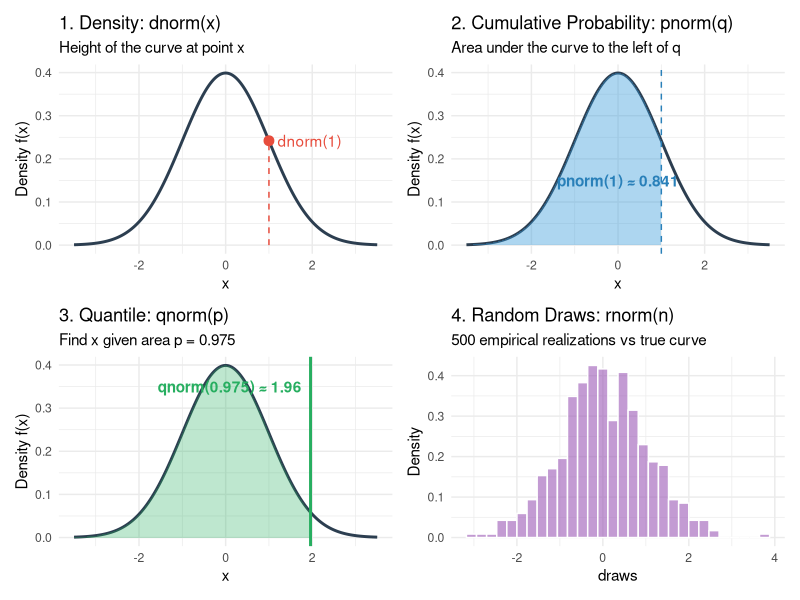
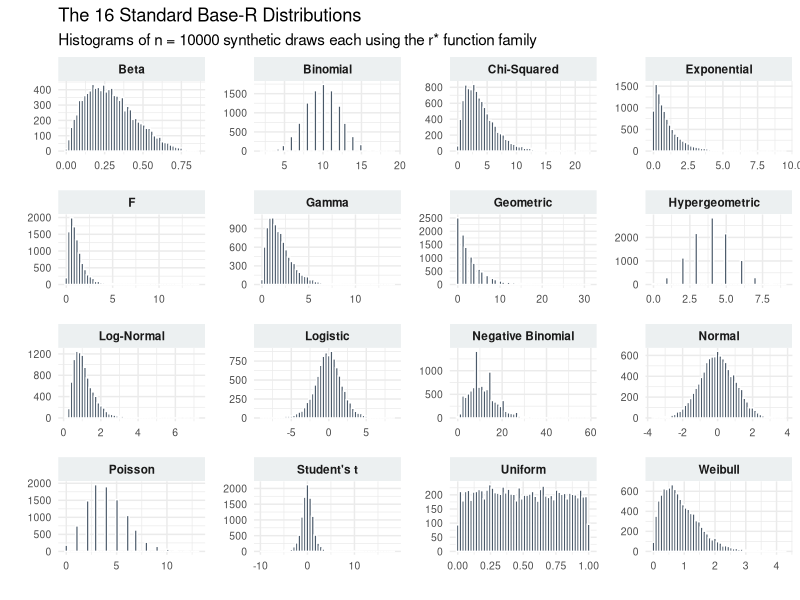
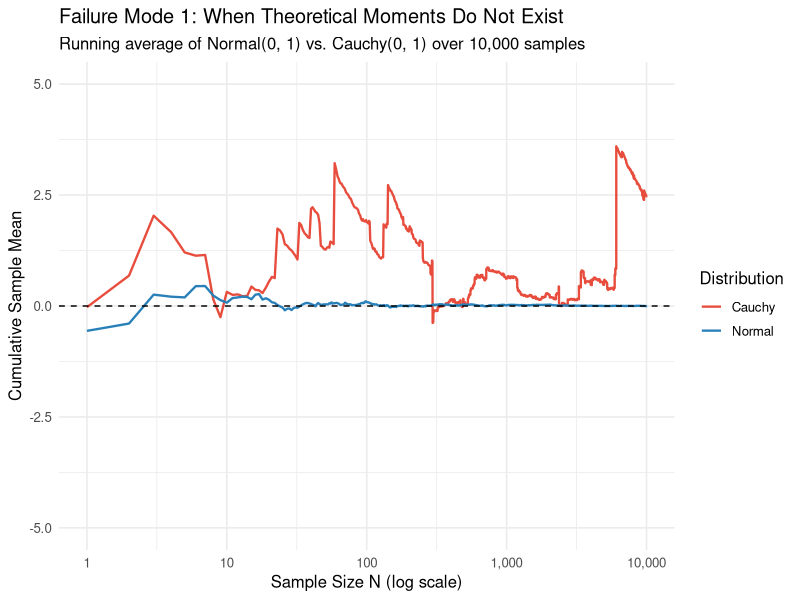

Reproduce these figures in R, in order.
## ---- chunk 1

#| label: fig-normal-grammar
#| fig-cap: "The 4 R distribution operations visualized on the standard Normal distribution."
#| fig-height: 7
#| fig-width: 9

library(ggplot2)
library(patchwork)

x_vals <- seq(-3.5, 3.5, length.out = 500)
df_norm <- data.frame(x = x_vals, density = dnorm(x_vals))

# Plot 1: dnorm
p_d <- ggplot(df_norm, aes(x, density)) +
  geom_line(color = "#2c3e50", linewidth = 1) +
  annotate("segment", x = 1, xend = 1, y = 0, yend = dnorm(1), color = "#e74c3c", linetype = "dashed") +
  annotate("point", x = 1, y = dnorm(1), color = "#e74c3c", size = 3) +
  annotate("text", x = 1.2, y = dnorm(1), label = "dnorm(1)", hjust = 0, color = "#e74c3c") +
  labs(title = "1. Density: dnorm(x)", subtitle = "Height of the curve at point x", y = "Density f(x)") +
  theme_minimal()

# Plot 2: pnorm
p_p <- ggplot(df_norm, aes(x, density)) +
  geom_line(color = "#2c3e50", linewidth = 1) +
  geom_ribbon(data = subset(df_norm, x <= 1), aes(ymin = 0, ymax = density), fill = "#3498db", alpha = 0.4) +
  geom_vline(xintercept = 1, color = "#2980b9", linetype = "dashed") +
  annotate("text", x = 0, y = 0.15, label = "pnorm(1) ≈ 0.841", fontface = "bold", color = "#2980b9") +
  labs(title = "2. Cumulative Probability: pnorm(q)", subtitle = "Area under the curve to the left of q", y = "Density f(x)") +
  theme_minimal()

# Plot 3: qnorm
p_q <- ggplot(df_norm, aes(x, density)) +
  geom_line(color = "#2c3e50", linewidth = 1) +
  geom_ribbon(data = subset(df_norm, x <= qnorm(0.975)), aes(ymin = 0, ymax = density), fill = "#27ae60", alpha = 0.3) +
  geom_vline(xintercept = qnorm(0.975), color = "#27ae60", linewidth = 1) +
  annotate("text", x = qnorm(0.975) - 0.2, y = 0.35, label = "qnorm(0.975) ≈ 1.96", hjust = 1, color = "#27ae60", fontface = "bold") +
  labs(title = "3. Quantile: qnorm(p)", subtitle = "Find x given area p = 0.975", y = "Density f(x)") +
  theme_minimal()

# Plot 4: rnorm
set.seed(1)
df_r <- data.frame(draws = rnorm(500))
p_r <- ggplot(df_r, aes(x = draws)) +
  geom_histogram(aes(y = after_stat(density)), bins = 30, fill = "#9b59b6", color = "white", alpha = 0.6) +

  labs(title = "4. Random Draws: rnorm(n)", subtitle = "500 empirical realizations vs true curve", y = "Density") +
  theme_minimal()

(p_d + p_p) / (p_q + p_r)
## ---- chunk 2
#| label: fig-standard-distributions
#| fig-cap: "The 16 standard base-R probability distributions (1,000 samples each)."
#| fig-width: 12
#| fig-height: 12
#| out-width: "100%"

library(dplyr)
library(tidyr)

set.seed(1)
n <- 10000

# 1. Generate 1,000 draws for all 16 standard base R distributions
dist_data <- tibble(
  # Continuous: Symmetric & General
  `Normal`       = rnorm(n, mean = 0, sd = 1),
  `Uniform`      = runif(n, min = 0, max = 1),
  `Student's t`  = rt(n, df = 4),
  `Logistic`     = rlogis(n, location = 0, scale = 1),
  
  # Continuous: Skewed & Positive
  `Exponential`  = rexp(n, rate = 1),
  `Gamma`        = rgamma(n, shape = 2, rate = 1),
  `Log-Normal`   = rlnorm(n, meanlog = 0, sdlog = 0.5),
  `Weibull`      = rweibull(n, shape = 1.5, scale = 1),
  
  # Continuous: Bounded & Test Statistics
  `Beta`         = rbeta(n, shape1 = 2, shape2 = 5),
  `Chi-Squared`  = rchisq(n, df = 4),
  `F`            = rf(n, df1 = 5, df2 = 15),
  
  # Discrete (Counts & Events)
  `Poisson`           = rpois(n, lambda = 4),
  `Binomial`          = rbinom(n, size = 20, prob = 0.5),
  `Geometric`         = rgeom(n, prob = 0.25),
  `Negative Binomial` = rnbinom(n, size = 5, prob = 0.3),
  `Hypergeometric   ` = rhyper(n, m = 20, n = 30, k = 10)
) |> 
  pivot_longer(everything(), names_to = "distribution", values_to = "value")

# 2. Plot faceted histograms
ggplot(dist_data, aes(x = value)) +
  geom_histogram(bins = 50, fill = "#2c3e50", color = "white", alpha = 0.85) +
  facet_wrap(~ distribution, scales = "free", ncol = 4) +
  labs(
    title = "The 16 Standard Base-R Distributions",
    subtitle = paste("Histograms of n =", n, "synthetic draws each using the r* function family"),
    x = "",
    y = ""
  ) +
  theme_minimal(base_size = 11) +
  theme(
    strip.text = element_text(face = "bold", size = 8.5),
    strip.background = element_rect(fill = "#ecf0f1", color = NA),
    panel.spacing = unit(0.9, "lines"),
    axis.text = element_text(size = 7.5)
  )
## ---- chunk 3
#| label: param-trap-normal

# Suppose theoretical variance is sigma^2 = 16 (so sd = 4)

# WRONG: Passing variance 16 directly
wrong_draws <- rnorm(10000, mean = 0, sd = 16)
var(wrong_draws)  # Result: ~256 (16 times larger than intended!)

# CORRECT: Passing standard deviation sqrt(16) = 4
correct_draws <- rnorm(10000, mean = 0, sd = 4)
var(correct_draws) # Result: ~16
## ---- chunk 4
#| label: param-trap-gamma

# Suppose shape = 2, and our scale = 4 (implying rate = 1/4 = 0.25)
# Theoretical mean should be: shape * scale = 2 * 4 = 8

# DANGEROUS: Relying on positional matching
draws_unnamed <- rgamma(10000, 2, 4)
mean(draws_unnamed)  # Result: ~0.5 (R treated 4 as RATE: 2 / 4 = 0.5!)

# SAFE: Always explicitly name your arguments
draws_named <- rgamma(10000, shape = 2, scale = 4)
mean(draws_named)    # Result: ~8.0 (Correct)
## ---- chunk 5
# Generating 5 experiments of flipping 20 coins with p = 0.5:
rbinom(n = 5, size = 20, prob = 0.5)  # CORRECT
## ---- chunk 6
#| label: simulation-estimation-demo

set.seed(1)
n <- 20000

sim_draws <- rgamma(n = n, shape = 2, rate = 0.04) # scale = 1 / race

# 1. Mean: E[X] = shape * scale
sim_mean   <- mean(sim_draws)
exact_mean <- 2 / 0.04

# 2. Variance: Var(X) = shape * (scale^2)
sim_var   <- var(sim_draws)
exact_var <- 2 / (0.04^2)

# 3. Arbitrary non-linear property: P(X > 80 ms)
sim_prob   <- mean(sim_draws > 80)
exact_prob <- 1 - pgamma(80, shape = 2, rate = 0.04)

# 4. Asymmetric Spread: Interquartile Range (IQR = Q75 - Q25)
sim_iqr   <- IQR(sim_draws)
exact_iqr <- qgamma(0.75, 2, 0.04) - qgamma(0.25, 2, 0.04)

# Comparison table
comparison_df <- data.frame(
  Property       = c("Mean (E[X])", "Variance (Var[X])", "P(X > 80 ms)", "IQR (Q75 - Q25)"),
  Exact_Theory   = c(exact_mean, exact_var, exact_prob, exact_iqr),
  Simulated_Est  = c(sim_mean, sim_var, sim_prob, sim_iqr),
  Abs_Error      = abs(c(exact_mean, exact_var, exact_prob, exact_iqr) - 
                       c(sim_mean, sim_var, sim_prob, sim_iqr))
)

knitr::kable(comparison_df, digits = 4, caption = "Theoretical Truth vs. 20,000 Simulation Draws")
## ---- chunk 7
#| label: fig-cauchy-vs-normal
#| fig-cap: "Cumulative sample mean as N increases. Normal converges steadily to 0; Cauchy jumps erratically forever because its theoretical mean does not exist."
#| fig-width: 9
#| fig-height: 4.5

set.seed(123)
n_steps <- 10000

# Generate sequential draws
norm_draws   <- rnorm(n_steps, mean = 0, sd = 1)
cauchy_draws <- rcauchy(n_steps, location = 0, scale = 1)

# Compute cumulative running averages
df_running <- data.frame(
  n = 1:n_steps,
  Normal = cumsum(norm_draws) / (1:n_steps),
  Cauchy = cumsum(cauchy_draws) / (1:n_steps)
) |> 
  tidyr::pivot_longer(cols = c("Normal", "Cauchy"), names_to = "Distribution", values_to = "Running_Mean")

ggplot(df_running, aes(x = n, y = Running_Mean, color = Distribution)) +
  geom_line(linewidth = 0.8) +
  geom_hline(yintercept = 0, linetype = "dashed", color = "black") +
  scale_color_manual(values = c("Normal" = "#2980b9", "Cauchy" = "#e74c3c")) +
  scale_x_log10(labels = scales::comma) +
  coord_cartesian(ylim = c(-5, 5)) +
  labs(
    title = "Failure Mode 1: When Theoretical Moments Do Not Exist",
    subtitle = "Running average of Normal(0, 1) vs. Cauchy(0, 1) over 10,000 samples",
    x = "Sample Size N (log scale)",
    y = "Cumulative Sample Mean"
  ) +
  theme_minimal(base_size = 12)
## ---- chunk 8
#| label: demo-rare-event

set.seed(42)
N <- 10000
c <- 4.5

# 1. Theoretical probability: P(X > 4.5)
true_p <- 1 - pnorm(c)

# 2. Simulated estimate from N = 10,000 draws
draws <- rnorm(N)
sim_p <- mean(draws > c)

cat("True P(X > 4.5):    ", format(true_p, scientific = TRUE), "\n")
cat("Simulated Estimate: ", sim_p, "\n")
cat("Observed Hits:      ", sum(draws > c), "out of", N, "\n")
## ---- chunk 9
#| label: max-sampling-bias

set.seed(1)
true_ceiling <- 100
n <- 100
m_experiments <- 5000

# 5,000 independent experiments, each taking n = 10 draws
sample_maxes <- replicate(m_experiments, max(runif(n, min = 0, max = true_ceiling)))

cat("True Ceiling:          ", true_ceiling, "\n")
cat("Average Sample Maximum:", round(mean(sample_maxes), 2), "\n")
cat("How often max >= 100:  ", sum(sample_maxes >= true_ceiling), "times\n")
